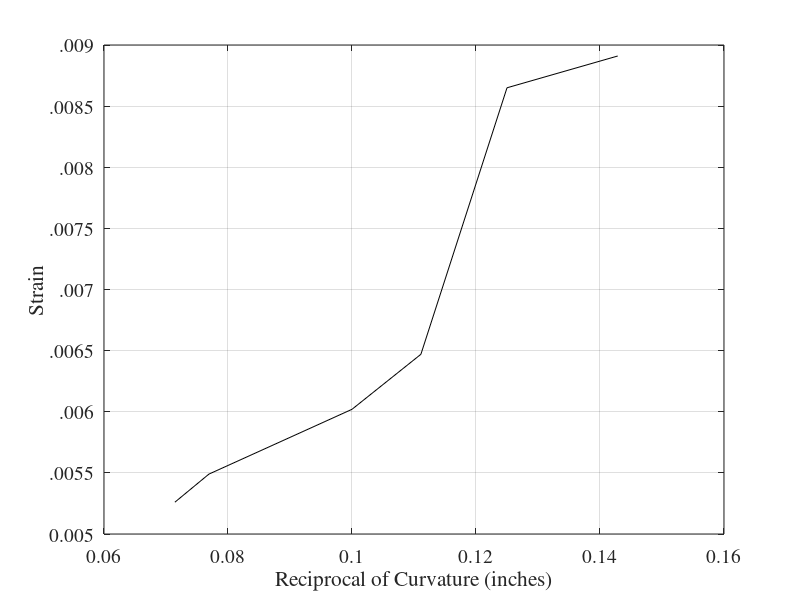

MATLAB code for this plot: (Note: this script raises an error after producing the figure.)

radii = [7,8,9,10,13,14];
strain = [.00891,.00865,.00647,.00602,.00549,.00526];
radiiR = 1./radii;

% plot(radii,strain,'k');
% yticks([0.005 .0055 .006 .0065 .007 .0075 .008 .0085 .009 .0095])
% yticklabels({'0.005', '.0055' ,'.006' ,'.0065', '.007' ,'.0075' ,'.008' ,'.0085' ,'.009' ,'.0095'});
% xlabel("Curvature (inches)");
% ylabel("Strain");
% grid on
% set(gca,'FontName','Times');
% set(gca,'FontSize',14);

plot(radiiR,strain,'k');
yticks([0.005 .0055 .006 .0065 .007 .0075 .008 .0085 .009 .0095])
yticklabels({'0.005', '.0055' ,'.006' ,'.0065', '.007' ,'.0075' ,'.008' ,'.0085' ,'.009' ,'.0095'});
xlabel("Reciprocal of Curvature (inches)");
ylabel("Strain");
grid on
set(gca,'FontName','Times');
set(gca,'FontSize',14);

mdl = fitlm(radiiR,strain);
mdl.Rsquared.Ordinary